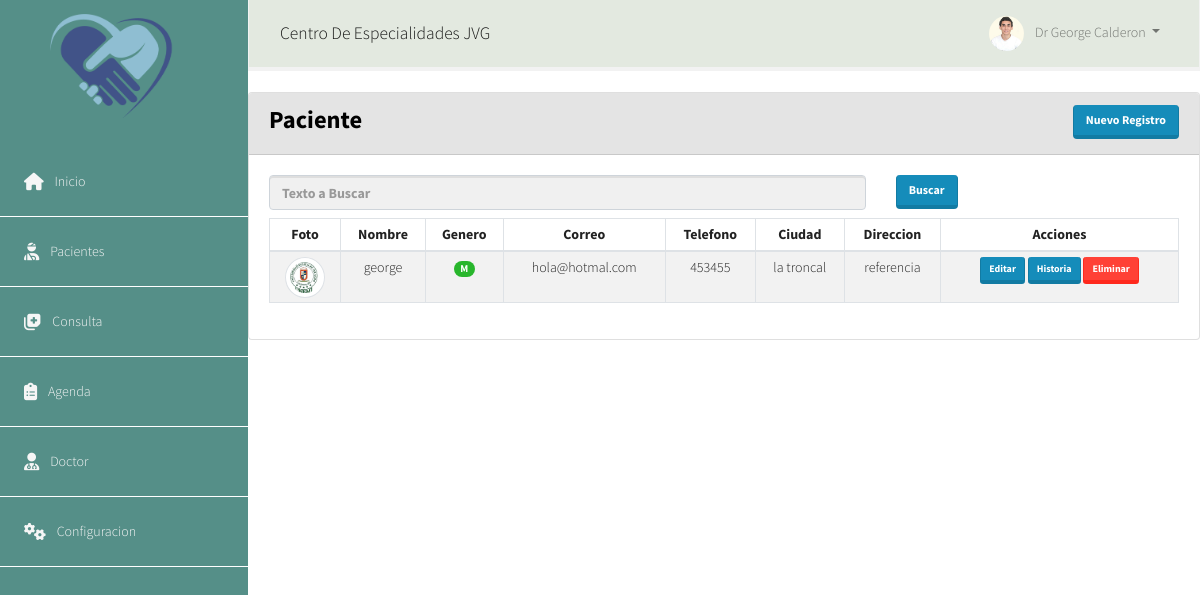
The page /base/paciente/ on the database its author committed.
### appcore/models.py (models this page shows, shortened)
class Persona(models.Model):
    tipo_sexo = (('N', 'Ninguno'), ('M', 'Masculino'), ('F', 'Femenino'))
    estado_civil = (('S', 'Soltero'), ('C', 'Casado'),
                    ('D', 'Divorciado'), ('V', 'Viudo'), ('U', 'Union'))
    cedula = models.CharField('Cedula', max_length=13, unique=True)
    nombre = models.CharField(max_length=100, verbose_name='Nombres')
    apellido = models.CharField(max_length=100, verbose_name='Apellidos')
    nacimiento = models.DateField('Fecha Nacimiento', blank=True, null=True)
    sexo = models.CharField('sexo', choices=tipo_sexo,
                            default='N', max_length=1)
    civil = models.CharField(
        'Estado civil', choices=estado_civil, default='S', max_length=1)
    profesion = models.ManyToManyField(Profesion)
    titulo = models.ManyToManyField(Titulo)
    provincia = models.ForeignKey(
        Provincia, on_delete=models.PROTECT, blank=True, null=True)
    ciudad = models.ForeignKey(
        Ciudad, on_delete=models.PROTECT, blank=True, null=True)
    direccion = models.CharField(
        'Direccion', max_length=100, blank=True, null=True)
    telefono = models.CharField(
        'Telefono', max_length=100, blank=True, null=True)
    email = models.EmailField('Correo', max_length=100, blank=True, null=True)
    foto = models.ImageField('Foto', upload_to='fotos/', blank=True, null=True)
    class Meta:
        abstract = True

class Paciente(Persona):
    sangre = models.ForeignKey(
        Sangre, on_delete=models.PROTECT, blank=True, null=True)
    hijos = models.IntegerField('No.hijos', default=0)
    estado = models.BooleanField(default=True)
    class Meta:
        verbose_name = 'Paciente'
        verbose_name_plural = 'Pacientes'

class Ciudad(models.Model):
    provincia = models.ForeignKey(Provincia, on_delete=models.PROTECT)
    descripcion = models.CharField(verbose_name='Descripcion', max_length=100)
    estado = models.BooleanField(default=True)
    class Meta:
        verbose_name = 'Ciudad'
        verbose_name_plural = 'Ciudades'
    def __str__(self):
        return '{}'.format(self.descripcion)

### appcore/views.py (the view)
# urls.py: path('paciente/', PacienteView.as_view(), name='paciente'),
class PacienteView(ListView):
    model = Paciente
    template_name = "core/paciente.html"
    context_object_name = "pacientes"
    paginate_by = 7
    def get_queryset(self):
        nombre = self.request.GET.get(
            'nombre') if self.request.GET.get('nombre') else ''
        return self.model.objects.filter(nombre__icontains=nombre, estado=True)
    def get_context_data(self, **kwargs):
        context = super().get_context_data(**kwargs)
        context['nombre'] = self.request.GET.get(
            'nombre') if self.request.GET.get('nombre') else ''
        context['titulo'] = "Consulta de pacientes"
        return context

### templates/core/paciente.html (shortened to what this page needs)
{% extends 'menu.html' %}
{% block main %}
{% load static %}
<class class="container-fluid">
    <div class="card">
        <div class="card-header text-light" style="background: #E4E4E4;">
            <div class="row">
                <div class="col-md-8">
                    <h3 id="titulo" class="font-weight-bold" style="color: #000000;">Paciente</h3>
                </div>
                <div class="col-md-4 ">
                    <a href="{% url 'base:crear_paciente' %}" class="btn btn-primary float-right">Nuevo Registro</a>
                </div>
            </div>
        </div>
        <div class="card-body">
            <form class="row">
                <div class="col-md-8">
                    <input class="form-control mr-2 bg-secondary text-danger font-weight-bold "
                        placeholder="Texto a Buscar" name="nombre" value={{nombre}}>
                </div>
                <div class="col-md-4 ">
                    <button class="btn btn-primary" type="submit">Buscar</button>
                </div>
            </form>
            <div class="row pt-2">
                <div class="col table-responsive">
                    <table class="table table-striped table-hover table-sm  table-bordered ">
                        <thead>
                            <tr>
                                <th class="text-center">Foto</th>
                                <th class="text-center">Nombre</th>
                                <th class="text-center">Genero</th>
                                <th class="text-center">Correo</th>
                                <th class="text-center">Telefono</th>
                                <th class="text-center">Ciudad</th>
                                <th class="text-center">Direccion</th>
                                <th class="text-center">Acciones</th>
                            </tr>
                        </thead>
                        <tbody id="tabla">
                            {% for paciente in pacientes%}
                            <tr>
                                {% if paciente.foto %}
                                <td class="text-center"><img src="{{paciente.foto.url}}"
                                        class="img-thumbnail rounded-circle" width="40px">
                                </td>
                                {% else %}
                                <td class="text-center"><img src="/media/fotos/sn.png"
                                        class="img-thumbnail rounded-circle" width="40px">
                                </td>
                                {% endif %}
                                <td class="text-center"><span>{{paciente.nombre}}</span> </td>
                                {% if paciente.sexo == 'M' %}
                                <td class="text-center"><span
                                        class="badge badge-pill badge-success">{{paciente.sexo}}</span>
                                </td>
                                {% else %}
                                <td class="text-center"><span
                                        class="badge badge-pill badge-danger">{{paciente.sexo}}</span>
                                </td>
                                {% endif %}
                                <td class="text-center">{{paciente.email}}</td>
                                <td class="text-center">{{paciente.telefono}}</td>
                                <td class="text-center">{{paciente.ciudad}}</td>
                                <td class="text-center">{{paciente.direccion}}</td>
                                <td class="text-center"><a class="btn btn-primary btn-sm"
                                        href="{% url 'base:editar_paciente' paciente.id %}">Editar</a>
                                    <a class="btn btn-primary btn-sm" href="#">Historia</a>
                                    <a rel="action" data-json='{"accion":"elim" ,"id":"{{paciente.id}}"}'
                                        class="btn btn-danger btn-sm" href="#">Eliminar</a>
                                </td>
                            </tr>
                            {% endfor %}
                        </tbody>
                    </table>
                </div>
            </div>
        </div>
    </div>
</class>
{% endblock %}

### static/css/estilos.css (style rules this page uses)
* { margin: 0; padding: 0; list-style: none; box-sizing: border-box; text-decoration: none; }
:root { --primary: #558F88; --sup: #E3E9E0; --grey: #efefef; }
body { overflow: hidden; font-weight: 300; color: var(--grey); }

### rows shown on the page
Paciente: foto (picture), nombre "george", sexo "M", email "hola@hotmal.com", telefono "453455", ciudad "la troncal", direccion "referencia"
